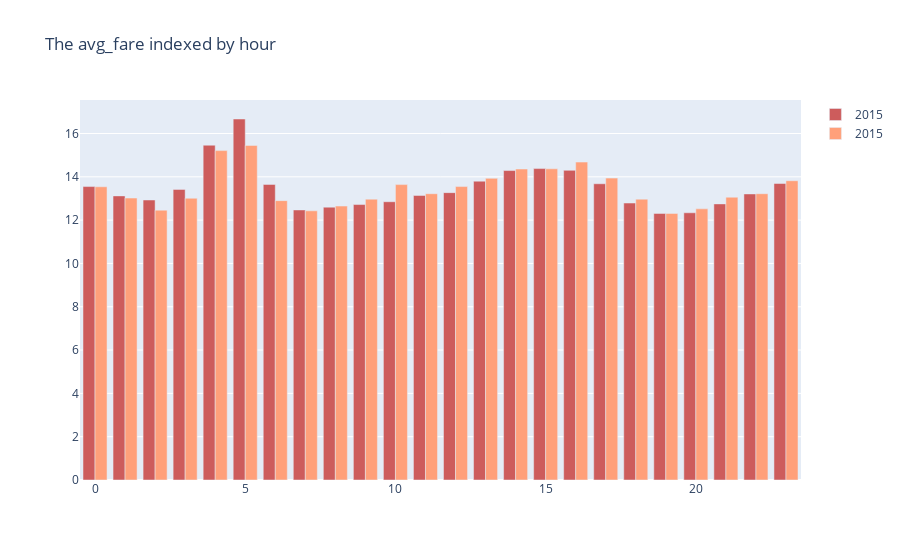

Source (notebook cell):
### Code cell
# per hour
df_15_hour_avg_fare = df_15.groupby(col('year'),col('hour')).agg(fn.round(fn.avg(col('fare_amount')),2).alias('avg_fare'))

df_18_hour_avg_fare = df_18.groupby(col('year'),col('hour')).agg(fn.round(fn.avg(col('fare_amount')),2).alias('avg_fare'))

df_hour_avg_fare = df_15_hour_avg_fare.union(df_18_hour_avg_fare)

plot_4_1_charts(df_hour_avg_fare,'hour','avg_fare')

### Figure 1 — Plotly figure (JSON) as saved in the notebook; plotly's stock layout.template omitted (floating-point values rounded to 4 significant figures)
{"data": [{"marker": {"color": "indianred"}, "name": "2015", "type": "bar", "x": [19, 2, 12, 17, 13, 21, 0, 4, 8, 14, 11, 9, 22, 16, 10, 3, 23, 7, 15, 6, 18, 1, 5, 20], "y": [12.31, 12.93, 13.27, 13.68, 13.8, 12.75, 13.55, 15.46, 12.6, 14.29, 13.14, 12.72, 13.21, 14.3, 12.85, 13.42, 13.69, 12.47, 14.38, 13.65, 12.79, 13.12, 16.67, 12.34]}, {"marker": {"color": "lightsalmon"}, "name": "2015", "type": "bar", "x": [22, 14, 10, 17, 1, 3, 8, 0, 21, 5, 16, 18, 19, 23, 13, 9, 7, 12, 11, 20, 6, 15, 2, 4], "y": [13.22, 14.36, 13.64, 13.94, 13.02, 13.01, 12.65, 13.54, 13.06, 15.45, 14.68, 12.97, 12.31, 13.82, 13.93, 12.97, 12.43, 13.55, 13.22, 12.52, 12.9, 14.37, 12.46, 15.21]}], "layout": {"barmode": "group", "title": {"text": "The avg_fare indexed by hour"}}}
